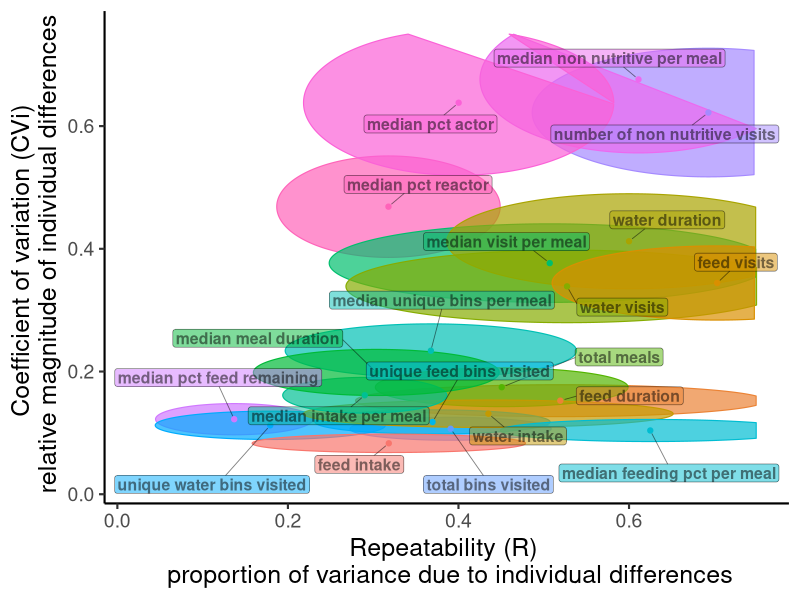

Write the R code that produced this figure.
###################################################################################################
######################### 11b. Repeatability Visualisation ########################################
###################################################################################################
# Ellipse scatter plot of repeatability (R) vs coefficient of individual variation (CVi).
# Each variable is drawn as an ellipse whose horizontal extent spans the 95% credible interval
# for R and whose vertical extent spans the 95% credible interval for CVi.

library(ggplot2)
library(ggforce)
library(ggrepel)
library(dplyr)

###################################################################################################
################################## Load summary data ##############################################
###################################################################################################
rep_summary <- read.csv("results/11_repeatability/repeatability_summary.csv",
                        header = TRUE, stringsAsFactors = FALSE)

###################################################################################################
################################## Compute ellipse geometry #######################################
###################################################################################################
rep_summary <- rep_summary %>%
  mutate(
    a = (R_cow_upper - R_cow_lower) / 2,
    b = (CVi_upper   - CVi_lower)   / 2,
    label = gsub("_", " ", variable)
  )

###################################################################################################
################################## Build colour palette ###########################################
###################################################################################################
n_vars <- nrow(rep_summary)
colour_pal <- scales::hue_pal()(n_vars)
names(colour_pal) <- rep_summary$variable

###################################################################################################
################################## Plot ############################################################
###################################################################################################
p <- ggplot(rep_summary, aes(x0 = R_cow_mean, y0 = CVi_mean,
                             a = a, b = b, angle = 0,
                             fill = variable, colour = variable)) +
  geom_ellipse(alpha = 0.7, linewidth = 0.4) +
  geom_point(aes(x = R_cow_mean, y = CVi_mean, colour = variable),
             size = 1.5, show.legend = FALSE,
             inherit.aes = FALSE) +
  ggrepel::geom_label_repel(
    aes(x = R_cow_mean, y = CVi_mean, label = label, fill = variable),
    colour             = "black",
    fontface           = "bold",
    size               = 4,
    alpha              = 0.5,
    label.padding      = unit(0.15, "lines"),
    box.padding        = unit(0.5, "lines"),
    point.padding      = unit(0.3, "lines"),
    force              = 50,
    force_pull         = 0.3,
    max.iter           = 20000,
    direction          = "both",
    min.segment.length = 0,
    segment.size       = 0.3,
    max.overlaps       = Inf,
    show.legend        = FALSE,
    inherit.aes        = FALSE
  ) +
  scale_x_continuous(limits = c(0, 0.75), expand = expansion(mult = c(0.02, 0.05))) +
  scale_y_continuous(limits = c(0, 0.75), expand = expansion(mult = c(0.02, 0.05))) +
  scale_fill_manual(values   = colour_pal) +
  scale_colour_manual(values = colour_pal) +
  labs(
    x = "Repeatability (R) \n proportion of variance due to individual differences",
    y = "Coefficient of variation (CVi) \n relative magnitude of individual differences"
  ) +
  theme_classic(base_size = 16) +
  theme(
    legend.position  = "none",
    axis.title       = element_text(size = 18),
    axis.text        = element_text(size = 14)
  )

ggsave(
  filename = "results/11_repeatability/repeatability_ellipse_scatter.png",
  plot     = p,
  width    = 10,
  height   = 8
)

cat("Saved: results/11_repeatability/repeatability_ellipse_scatter.png\n")
